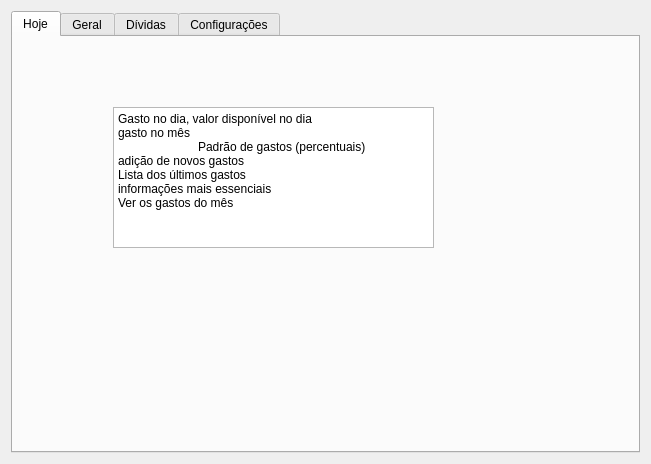
<?xml version="1.0" encoding="UTF-8"?>
<ui version="4.0">
 <class>Form</class>
 <widget class="QWidget" name="Form">
  <property name="geometry">
   <rect>
    <x>0</x>
    <y>0</y>
    <width>651</width>
    <height>464</height>
   </rect>
  </property>
  <property name="windowTitle">
   <string>Form</string>
  </property>
  <layout class="QGridLayout" name="gridLayout">
   <item row="0" column="0">
    <widget class="QTabWidget" name="tabWidget">
     <property name="currentIndex">
      <number>0</number>
     </property>
     <widget class="QWidget" name="tab">
      <attribute name="title">
       <string>Hoje</string>
      </attribute>
      <widget class="QTextBrowser" name="textBrowser">
       <property name="geometry">
        <rect>
         <x>100</x>
         <y>70</y>
         <width>321</width>
         <height>141</height>
        </rect>
       </property>
       <property name="html">
        <string>&lt;!DOCTYPE HTML PUBLIC &quot;-//W3C//DTD HTML 4.0//EN&quot; &quot;http://www.w3.org/TR/REC-html40/strict.dtd&quot;&gt;
&lt;html&gt;&lt;head&gt;&lt;meta name=&quot;qrichtext&quot; content=&quot;1&quot; /&gt;&lt;style type=&quot;text/css&quot;&gt;
p, li { white-space: pre-wrap; }
&lt;/style&gt;&lt;/head&gt;&lt;body style=&quot; font-family:'Noto Sans'; font-size:9pt; font-weight:400; font-style:normal;&quot;&gt;
&lt;p style=&quot; margin-top:0px; margin-bottom:0px; margin-left:0px; margin-right:0px; -qt-block-indent:0; text-indent:0px;&quot;&gt;Gasto no dia, valor disponível no dia&lt;/p&gt;
&lt;p style=&quot; margin-top:0px; margin-bottom:0px; margin-left:0px; margin-right:0px; -qt-block-indent:0; text-indent:0px;&quot;&gt;gasto no mês&lt;/p&gt;
&lt;p style=&quot; margin-top:0px; margin-bottom:0px; margin-left:0px; margin-right:0px; -qt-block-indent:0; text-indent:0px;&quot;&gt;	Padrão de gastos (percentuais)&lt;/p&gt;
&lt;p style=&quot; margin-top:0px; margin-bottom:0px; margin-left:0px; margin-right:0px; -qt-block-indent:0; text-indent:0px;&quot;&gt;adição de novos gastos&lt;/p&gt;
&lt;p style=&quot; margin-top:0px; margin-bottom:0px; margin-left:0px; margin-right:0px; -qt-block-indent:0; text-indent:0px;&quot;&gt;Lista dos últimos gastos&lt;/p&gt;
&lt;p style=&quot; margin-top:0px; margin-bottom:0px; margin-left:0px; margin-right:0px; -qt-block-indent:0; text-indent:0px;&quot;&gt;informações mais essenciais&lt;/p&gt;
&lt;p style=&quot; margin-top:0px; margin-bottom:0px; margin-left:0px; margin-right:0px; -qt-block-indent:0; text-indent:0px;&quot;&gt;Ver os gastos do mês&lt;/p&gt;&lt;/body&gt;&lt;/html&gt;</string>
       </property>
      </widget>
     </widget>
     <widget class="QWidget" name="tab_2">
      <attribute name="title">
       <string>Geral</string>
      </attribute>
      <widget class="QTextBrowser" name="textBrowser_2">
       <property name="geometry">
        <rect>
         <x>160</x>
         <y>100</y>
         <width>301</width>
         <height>141</height>
        </rect>
       </property>
       <property name="html">
        <string>&lt;!DOCTYPE HTML PUBLIC &quot;-//W3C//DTD HTML 4.0//EN&quot; &quot;http://www.w3.org/TR/REC-html40/strict.dtd&quot;&gt;
&lt;html&gt;&lt;head&gt;&lt;meta name=&quot;qrichtext&quot; content=&quot;1&quot; /&gt;&lt;style type=&quot;text/css&quot;&gt;
p, li { white-space: pre-wrap; }
&lt;/style&gt;&lt;/head&gt;&lt;body style=&quot; font-family:'Noto Sans'; font-size:9pt; font-weight:400; font-style:normal;&quot;&gt;
&lt;p style=&quot; margin-top:0px; margin-bottom:0px; margin-left:0px; margin-right:0px; -qt-block-indent:0; text-indent:0px;&quot;&gt;Lista e cadastro dos gastos gerais (mensais e etc)&lt;/p&gt;
&lt;p style=&quot; margin-top:0px; margin-bottom:0px; margin-left:0px; margin-right:0px; -qt-block-indent:0; text-indent:0px;&quot;&gt;	Padrão de gastos (percentuais)&lt;/p&gt;
&lt;p style=&quot; margin-top:0px; margin-bottom:0px; margin-left:0px; margin-right:0px; -qt-block-indent:0; text-indent:0px;&quot;&gt;Lista dos investimentos&lt;/p&gt;
&lt;p style=&quot; margin-top:0px; margin-bottom:0px; margin-left:0px; margin-right:0px; -qt-block-indent:0; text-indent:0px;&quot;&gt;Informações do ano&lt;/p&gt;
&lt;p style=&quot; margin-top:0px; margin-bottom:0px; margin-left:0px; margin-right:0px; -qt-block-indent:0; text-indent:0px;&quot;&gt;Geração de relatórios&lt;/p&gt;
&lt;p style=&quot;-qt-paragraph-type:empty; margin-top:0px; margin-bottom:0px; margin-left:0px; margin-right:0px; -qt-block-indent:0; text-indent:0px;&quot;&gt;&lt;br /&gt;&lt;/p&gt;
&lt;p style=&quot;-qt-paragraph-type:empty; margin-top:0px; margin-bottom:0px; margin-left:0px; margin-right:0px; -qt-block-indent:0; text-indent:0px;&quot;&gt;&lt;br /&gt;&lt;/p&gt;&lt;/body&gt;&lt;/html&gt;</string>
       </property>
      </widget>
     </widget>
     <widget class="QWidget" name="tab_3">
      <attribute name="title">
       <string>Dívidas</string>
      </attribute>
      <widget class="QTextBrowser" name="textBrowser_3">
       <property name="geometry">
        <rect>
         <x>140</x>
         <y>80</y>
         <width>256</width>
         <height>111</height>
        </rect>
       </property>
       <property name="html">
        <string>&lt;!DOCTYPE HTML PUBLIC &quot;-//W3C//DTD HTML 4.0//EN&quot; &quot;http://www.w3.org/TR/REC-html40/strict.dtd&quot;&gt;
&lt;html&gt;&lt;head&gt;&lt;meta name=&quot;qrichtext&quot; content=&quot;1&quot; /&gt;&lt;style type=&quot;text/css&quot;&gt;
p, li { white-space: pre-wrap; }
&lt;/style&gt;&lt;/head&gt;&lt;body style=&quot; font-family:'Noto Sans'; font-size:9pt; font-weight:400; font-style:normal;&quot;&gt;
&lt;p style=&quot; margin-top:0px; margin-bottom:0px; margin-left:0px; margin-right:0px; -qt-block-indent:0; text-indent:0px;&quot;&gt;Lista de dívidas&lt;/p&gt;
&lt;p style=&quot; margin-top:0px; margin-bottom:0px; margin-left:0px; margin-right:0px; -qt-block-indent:0; text-indent:0px;&quot;&gt;	O que eu devo&lt;/p&gt;
&lt;p style=&quot; margin-top:0px; margin-bottom:0px; margin-left:0px; margin-right:0px; -qt-block-indent:0; text-indent:0px;&quot;&gt;	O que me devem&lt;/p&gt;&lt;/body&gt;&lt;/html&gt;</string>
       </property>
      </widget>
     </widget>
     <widget class="QWidget" name="tab_4">
      <attribute name="title">
       <string>Configurações</string>
      </attribute>
      <widget class="QTextBrowser" name="textBrowser_4">
       <property name="geometry">
        <rect>
         <x>130</x>
         <y>50</y>
         <width>256</width>
         <height>81</height>
        </rect>
       </property>
       <property name="html">
        <string>&lt;!DOCTYPE HTML PUBLIC &quot;-//W3C//DTD HTML 4.0//EN&quot; &quot;http://www.w3.org/TR/REC-html40/strict.dtd&quot;&gt;
&lt;html&gt;&lt;head&gt;&lt;meta name=&quot;qrichtext&quot; content=&quot;1&quot; /&gt;&lt;style type=&quot;text/css&quot;&gt;
p, li { white-space: pre-wrap; }
&lt;/style&gt;&lt;/head&gt;&lt;body style=&quot; font-family:'Noto Sans'; font-size:9pt; font-weight:400; font-style:normal;&quot;&gt;
&lt;p style=&quot; margin-top:0px; margin-bottom:0px; margin-left:0px; margin-right:0px; -qt-block-indent:0; text-indent:0px;&quot;&gt;Configurações&lt;/p&gt;
&lt;p style=&quot; margin-top:0px; margin-bottom:0px; margin-left:0px; margin-right:0px; -qt-block-indent:0; text-indent:0px;&quot;&gt;Lista de categorias&lt;/p&gt;
&lt;p style=&quot; margin-top:0px; margin-bottom:0px; margin-left:0px; margin-right:0px; -qt-block-indent:0; text-indent:0px;&quot;&gt;Lista de pessoas&lt;/p&gt;&lt;/body&gt;&lt;/html&gt;</string>
       </property>
      </widget>
     </widget>
    </widget>
   </item>
  </layout>
 </widget>
 <resources/>
 <connections/>
</ui>
